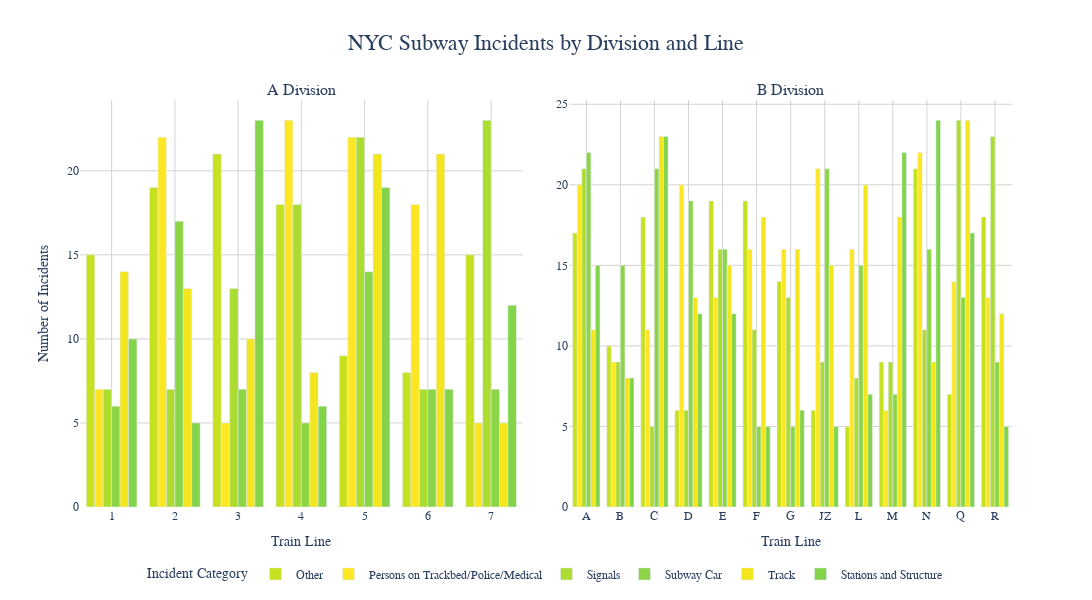

Notebook cell for this chart:
### Code cell
import pandas as pd
import plotly.graph_objects as go
import plotly.express as px
import numpy as np
from plotly.subplots import make_subplots
import matplotlib.cm as cm

def plot_subway_divisions():
    # Using df_2024 as the data source for analysis
    
    # Define the correct trains for each division
    division_trains = {
        'A Division': ['1', '2', '3', '4', '5', '6', '7'],
        'B Division': ['A', 'B', 'C', 'D', 'E', 'F', 'G', 'JZ', 'L', 'M', 'N', 'Q', 'R']
    }
    
    # Updated categories to match the second illustration
    categories = [
        'Other', 
        'Persons on Trackbed/Police/Medical', 
        'Signals', 
        'Subway Car', 
        'Track', 
        'Stations and Structure'
    ]
    
    # Filter the data to include only the specified trains for each division
    filtered_data = []
    for division, trains in division_trains.items():
        div_data = df_2024[df_2024['division'] == division]
        div_data = div_data[div_data['line'].isin(trains)]
        filtered_data.append(div_data)
    
    # Combine the filtered data
    filtered_df = pd.concat(filtered_data) if filtered_data else pd.DataFrame()
    
    # If there's no data, create dummy data for visualization purposes
    if filtered_df.empty:
        # Create dummy data with the correct structure
        divisions = []
        lines = []
        incident_categories = []
        counts = []
        
        # Add dummy data for each division and line
        for division, trains in division_trains.items():
            for train in trains:
                for category in categories:
                    divisions.append(division)
                    lines.append(train)
                    incident_categories.append(category)
                    # Random count between 5 and 25
                    counts.append(np.random.randint(5, 25))
        
        filtered_df = pd.DataFrame({
            'division': divisions,
            'line': lines,
            'category': incident_categories,
            'count': counts
        })
    
    # Aggregate by division, line, and category
    aggregated_data = filtered_df.groupby(['division', 'line', 'category'])['count'].sum().reset_index()
    
    # Normalize category counts for color mapping
    category_totals = aggregated_data.groupby('category')['count'].sum()
    normed_values = category_totals / category_totals.max()
    
    # Create color map using viridis
    color_mapping = {
        cat: f'rgb{tuple(int(x*255) for x in cm.viridis(normed_values[cat]))}' 
        for cat in categories
    }
    
    # Create a 2D plot with both divisions
    fig = make_subplots(
        rows=1, 
        cols=2,
        subplot_titles=list(division_trains.keys()),
        horizontal_spacing=0.05
    )
    
    # Add traces for each division
    for idx, (division, trains) in enumerate(division_trains.items(), 1):
        # Filter data for this division
        div_data = aggregated_data[aggregated_data['division'] == division]
        
        # Add bars for each category
        for category in categories:
            cat_data = div_data[div_data['category'] == category]
            
            # Skip if no data for this category
            if cat_data.empty:
                continue
                
            # Sort by line to ensure correct order
            cat_data = cat_data.sort_values('line')
            
            fig.add_trace(
                go.Bar(
                    x=cat_data['line'],
                    y=cat_data['count'],
                    name=category,
                    marker_color=color_mapping[category],
                    legendgroup=category,
                    showlegend=idx == 1,  # Show legend only for first division
                ),
                row=1, 
                col=idx
            )
    
    # Update layout
    fig.update_layout(
        barmode='group',
        title=dict(
            text='NYC Subway Incidents by Division and Line',
            font=dict(size=22, family='Arial, sans-serif'),
            x=0.5
        ),
        legend=dict(
            title=dict(text='Incident Category', font=dict(size=14)),
            orientation='h',
            yanchor='bottom',
            y=-0.2,
            xanchor='center',
            x=0.5
        ),
        height=600,
        width=1100,
        plot_bgcolor='white',
        font=dict(family='Arial, sans-serif')
    )
    
    # Update axes
    for i in range(1, 3):
        fig.update_xaxes(
            title_text='Train Line',
            row=1,
            col=i,
            tickfont=dict(size=12),
            tickangle=0,
            gridcolor='lightgray',
            showgrid=True
        )
        
        fig.update_yaxes(
            title_text='Number of Incidents' if i == 1 else '',
            row=1,
            col=i,
            tickfont=dict(size=12),
            gridcolor='lightgray',
            showgrid=True
        )
    
    # Add hover data
    fig.update_traces(
        hovertemplate="<b>%{x}</b><br>" +
                     "Category: %{data.name}<br>" +
                     "Incidents: %{y}<br>" +
                     "<extra></extra>"
    )
    
    return fig

# Create and show the figure
subway_divisions_plot = plot_subway_divisions()
subway_divisions_plot.show()

# Save to HTML
#subway_divisions_plot.write_html(
#    "nyc_subway_incidents_by_division_line.html",
#    config={
#        'displayModeBar': True,
#        'displaylogo': False,
#        'toImageButtonOptions': {
#            'format': 'png',
#            'filename': 'nyc_subway_incidents_by_division_line',
#            'scale': 2
#        }
#    }
#)

### Figure 1 — Plotly figure (JSON) as saved in the notebook; plotly's stock layout.template omitted (floating-point values rounded to 4 significant figures)
{"data": [{"hovertemplate": "<b>%{x}</b><br>Category: %{data.name}<br>Incidents: %{y}<br><extra></extra>", "legendgroup": "Other", "marker": {"color": "rgb(199, 224, 31, 255)"}, "name": "Other", "showlegend": true, "type": "bar", "x": ["1", "2", "3", "4", "5", "6", "7"], "xaxis": "x", "y": [15, 19, 21, 18, 9, 8, 15], "yaxis": "y"}, {"hovertemplate": "<b>%{x}</b><br>Category: %{data.name}<br>Incidents: %{y}<br><extra></extra>", "legendgroup": "Persons on Trackbed/Police/Medical", "marker": {"color": "rgb(253, 231, 36, 255)"}, "name": "Persons on Trackbed/Police/Medical", "showlegend": true, "type": "bar", "x": ["1", "2", "3", "4", "5", "6", "7"], "xaxis": "x", "y": [7, 22, 5, 23, 22, 18, 5], "yaxis": "y"}, {"hovertemplate": "<b>%{x}</b><br>Category: %{data.name}<br>Incidents: %{y}<br><extra></extra>", "legendgroup": "Signals", "marker": {"color": "rgb(173, 220, 48, 255)"}, "name": "Signals", "showlegend": true, "type": "bar", "x": ["1", "2", "3", "4", "5", "6", "7"], "xaxis": "x", "y": [7, 7, 13, 18, 22, 7, 23], "yaxis": "y"}, {"hovertemplate": "<b>%{x}</b><br>Category: %{data.name}<br>Incidents: %{y}<br><extra></extra>", "legendgroup": "Subway Car", "marker": {"color": "rgb(139, 213, 70, 255)"}, "name": "Subway Car", "showlegend": true, "type": "bar", "x": ["1", "2", "3", "4", "5", "6", "7"], "xaxis": "x", "y": [6, 17, 7, 5, 14, 7, 7], "yaxis": "y"}, {"hovertemplate": "<b>%{x}</b><br>Category: %{data.name}<br>Incidents: %{y}<br><extra></extra>", "legendgroup": "Track", "marker": {"color": "rgb(243, 229, 30, 255)"}, "name": "Track", "showlegend": true, "type": "bar", "x": ["1", "2", "3", "4", "5", "6", "7"], "xaxis": "x", "y": [14, 13, 10, 8, 21, 21, 5], "yaxis": "y"}, {"hovertemplate": "<b>%{x}</b><br>Category: %{data.name}<br>Incidents: %{y}<br><extra></extra>", "legendgroup": "Stations and Structure", "marker": {"color": "rgb(131, 211, 75, 255)"}, "name": "Stations and Structure", "showlegend": true, "type": "bar", "x": ["1", "2", "3", "4", "5", "6", "7"], "xaxis": "x", "y": [10, 5, 23, 6, 19, 7, 12], "yaxis": "y"}, {"hovertemplate": "<b>%{x}</b><br>Category: %{data.name}<br>Incidents: %{y}<br><extra></extra>", "legendgroup": "Other", "marker": {"color": "rgb(199, 224, 31, 255)"}, "name": "Other", "showlegend": false, "type": "bar", "x": ["A", "B", "C", "D", "E", "F", "G", "JZ", "L", "M", "N", "Q", "R"], "xaxis": "x2", "y": [17, 10, 18, 6, 19, 19, 14, 6, 5, 9, 21, 7, 18], "yaxis": "y2"}, {"hovertemplate": "<b>%{x}</b><br>Category: %{data.name}<br>Incidents: %{y}<br><extra></extra>", "legendgroup": "Persons on Trackbed/Police/Medical", "marker": {"color": "rgb(253, 231, 36, 255)"}, "name": "Persons on Trackbed/Police/Medical", "showlegend": false, "type": "bar", "x": ["A", "B", "C", "D", "E", "F", "G", "JZ", "L", "M", "N", "Q", "R"], "xaxis": "x2", "y": [20, 9, 11, 20, 13, 16, 16, 21, 16, 6, 22, 14, 13], "yaxis": "y2"}, {"hovertemplate": "<b>%{x}</b><br>Category: %{data.name}<br>Incidents: %{y}<br><extra></extra>", "legendgroup": "Signals", "marker": {"color": "rgb(173, 220, 48, 255)"}, "name": "Signals", "showlegend": false, "type": "bar", "x": ["A", "B", "C", "D", "E", "F", "G", "JZ", "L", "M", "N", "Q", "R"], "xaxis": "x2", "y": [21, 9, 5, 6, 16, 11, 13, 9, 8, 9, 11, 24, 23], "yaxis": "y2"}, {"hovertemplate": "<b>%{x}</b><br>Category: %{data.name}<br>Incidents: %{y}<br><extra></extra>", "legendgroup": "Subway Car", "marker": {"color": "rgb(139, 213, 70, 255)"}, "name": "Subway Car", "showlegend": false, "type": "bar", "x": ["A", "B", "C", "D", "E", "F", "G", "JZ", "L", "M", "N", "Q", "R"], "xaxis": "x2", "y": [22, 15, 21, 19, 16, 5, 5, 21, 15, 7, 16, 13, 9], "yaxis": "y2"}, {"hovertemplate": "<b>%{x}</b><br>Category: %{data.name}<br>Incidents: %{y}<br><extra></extra>", "legendgroup": "Track", "marker": {"color": "rgb(243, 229, 30, 255)"}, "name": "Track", "showlegend": false, "type": "bar", "x": ["A", "B", "C", "D", "E", "F", "G", "JZ", "L", "M", "N", "Q", "R"], "xaxis": "x2", "y": [11, 8, 23, 13, 15, 18, 16, 15, 20, 18, 9, 24, 12], "yaxis": "y2"}, {"hovertemplate": "<b>%{x}</b><br>Category: %{data.name}<br>Incidents: %{y}<br><extra></extra>", "legendgroup": "Stations and Structure", "marker": {"color": "rgb(131, 211, 75, 255)"}, "name": "Stations and Structure", "showlegend": false, "type": "bar", "x": ["A", "B", "C", "D", "E", "F", "G", "JZ", "L", "M", "N", "Q", "R"], "xaxis": "x2", "y": [15, 8, 23, 12, 12, 5, 6, 5, 7, 22, 24, 17, 5], "yaxis": "y2"}], "layout": {"annotations": [{"font": {"size": 16}, "showarrow": false, "text": "A Division", "x": 0.2375, "xanchor": "center", "xref": "paper", "y": 1, "yanchor": "bottom", "yref": "paper"}, {"font": {"size": 16}, "showarrow": false, "text": "B Division", "x": 0.7625, "xanchor": "center", "xref": "paper", "y": 1, "yanchor": "bottom", "yref": "paper"}], "barmode": "group", "font": {"family": "Arial, sans-serif"}, "height": 600, "legend": {"orientation": "h", "title": {"font": {"size": 14}, "text": "Incident Category"}, "x": 0.5, "xanchor": "center", "y": -0.2, "yanchor": "bottom"}, "plot_bgcolor": "white", "title": {"font": {"family": "Arial, sans-serif", "size": 22}, "text": "NYC Subway Incidents by Division and Line", "x": 0.5}, "width": 1100, "xaxis": {"anchor": "y", "domain": [0, 0.475], "gridcolor": "lightgray", "showgrid": true, "tickangle": 0, "tickfont": {"size": 12}, "title": {"text": "Train Line"}}, "xaxis2": {"anchor": "y2", "domain": [0.525, 1], "gridcolor": "lightgray", "showgrid": true, "tickangle": 0, "tickfont": {"size": 12}, "title": {"text": "Train Line"}}, "yaxis": {"anchor": "x", "domain": [0, 1], "gridcolor": "lightgray", "showgrid": true, "tickfont": {"size": 12}, "title": {"text": "Number of Incidents"}}, "yaxis2": {"anchor": "x2", "domain": [0, 1], "gridcolor": "lightgray", "showgrid": true, "tickfont": {"size": 12}, "title": {"text": ""}}}}
